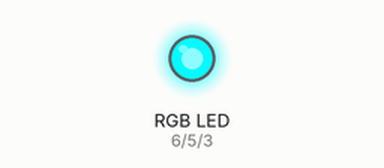
Recording of a sketch running on a simulated Arduino Uno, built with avr-gcc and run on an emulated ATmega328P. Shown: an RGB LED mixed from three pins (HIGH = lit).

Above: at 0.05 s.
At 0.95 s:
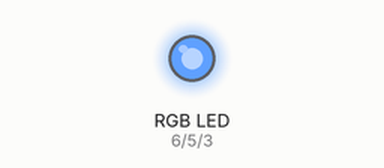
At 1.8 s:
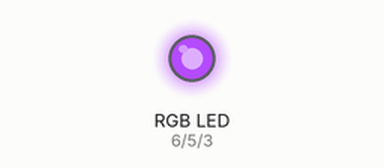
At 3.6 s:
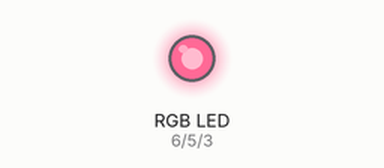
At 5.35 s:
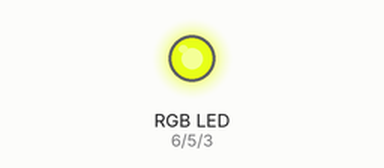
At 7.15 s:
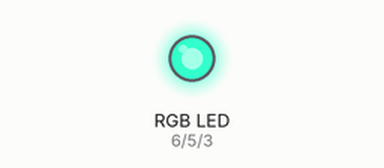
Timing chart, 0 to 10.0 s (numbered marks = the images above):
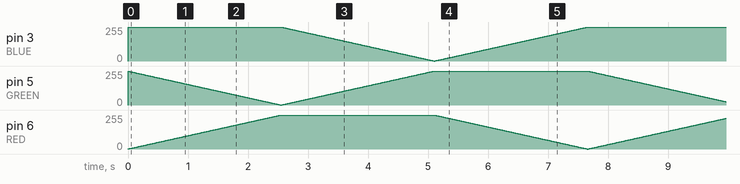

The sketch:

RGB_LED_common_anode.ino
```cpp
// Define Pins
#define BLUE 3
#define GREEN 5
#define RED 6

void setup()
{
pinMode(RED, OUTPUT);
pinMode(GREEN, OUTPUT);
pinMode(BLUE, OUTPUT);
digitalWrite(RED, LOW);
digitalWrite(GREEN, HIGH);
digitalWrite(BLUE, HIGH);
}

// define variables
int redValue;
int greenValue;
int blueValue;

// main loop
void loop()
{
#define delayTime 10 // fading time between colors

redValue = 0; // choose a value between 1 and 255 to change the color.
greenValue = 255;
blueValue = 255;

// this is unnecessary as we've either turned on RED in SETUP
// or in the previous loop ... regardless, this turns RED off
// analogWrite(RED, 0);
// delay(1000);

for(int i = 0; i < 255; i += 1) // fades out red bring green full when i=255
{
redValue += 1;
greenValue -= 1;
// The following was reversed, counting in the wrong directions
// analogWrite(RED, 255 - redValue);
// analogWrite(GREEN, 255 - greenValue);
analogWrite(RED, redValue);
analogWrite(GREEN, greenValue);
delay(delayTime);
}

redValue = 255;
greenValue = 0;
blueValue = 255;

for(int i = 0; i < 255; i += 1) // fades out green bring blue full when i=255
{
greenValue += 1;
blueValue -= 1;
// The following was reversed, counting in the wrong directions
// analogWrite(GREEN, 255 - greenValue);
// analogWrite(BLUE, 255 - blueValue);
analogWrite(GREEN, greenValue);
analogWrite(BLUE, blueValue);
delay(delayTime);
}

redValue = 255;
greenValue = 255;
blueValue = 0;

for(int i = 0; i < 255; i += 1) // fades out blue bring red full when i=255
{
// The following code has been rearranged to match the other two similar sections
blueValue += 1;
redValue -= 1;
// The following was reversed, counting in the wrong directions
// analogWrite(BLUE, 255 - blueValue);
// analogWrite(RED, 255 - redValue);
analogWrite(BLUE, blueValue);
analogWrite(RED, redValue);
delay(delayTime);
}
}
```
